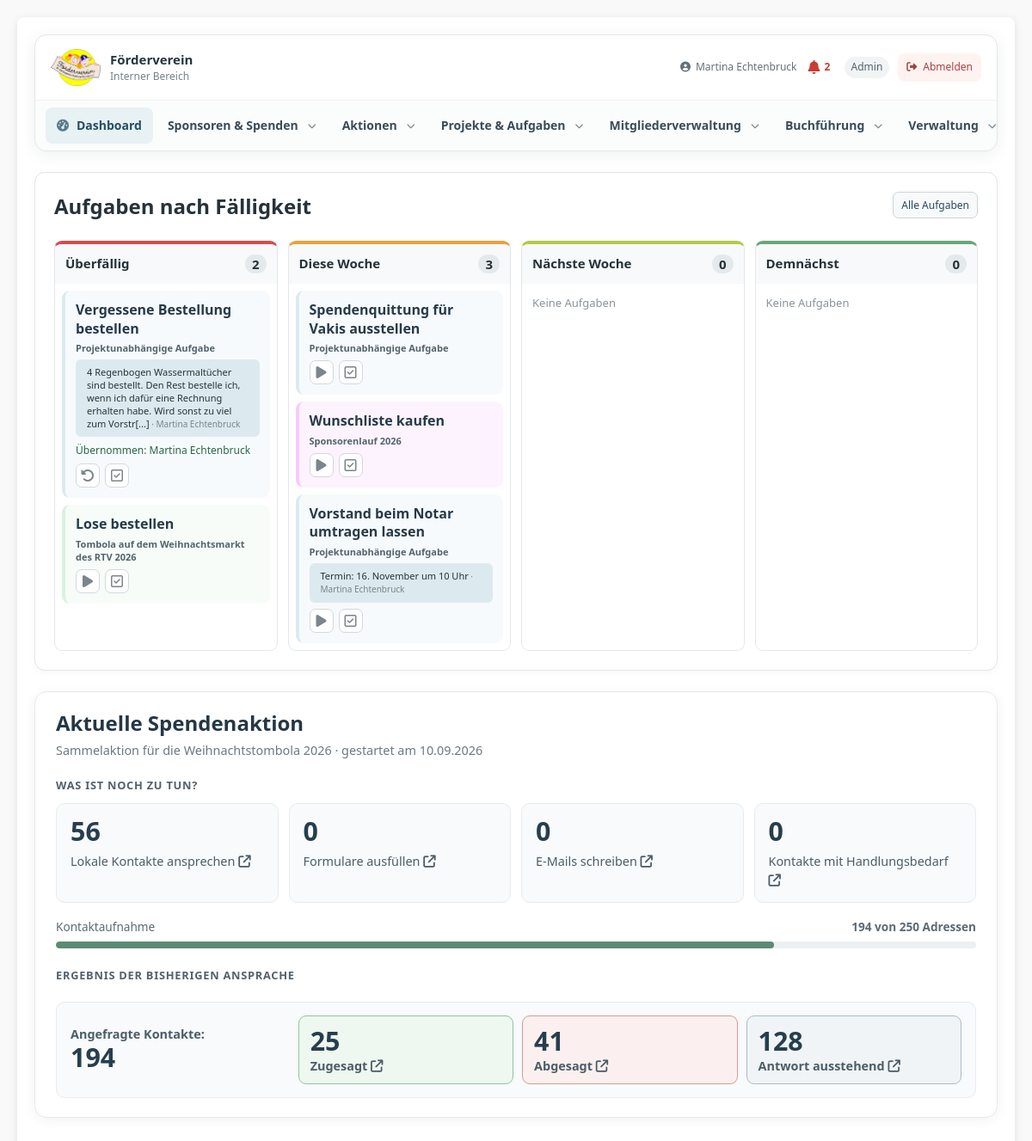
Page /dashboard.php (signed in) on the committed database.
### tables this page shows
CREATE TABLE `roles` (
  `id` int NOT NULL,
  `role_name` varchar(50) NOT NULL,
  `description` text,
  `created_at` timestamp NULL DEFAULT CURRENT_TIMESTAMP
);

CREATE TABLE `tasks` (
  `id` int NOT NULL,
  `project_id` int DEFAULT NULL,
  `task_template_id` int DEFAULT NULL,
  `project_template_task_item_id` int DEFAULT NULL,
  `title` varchar(200) NOT NULL,
  `description` text,
  `resource_url` varchar(2048) DEFAULT NULL,
  `start_date` date DEFAULT NULL,
  `due_date` date DEFAULT NULL,
  `status` enum('open','in_progress','done') NOT NULL DEFAULT 'open',
  `assigned_user_id` int DEFAULT NULL COMMENT 'Freiwillige Übernahme; keine feste Zuweisung aus der Vorlage',
  `claimed_at` datetime DEFAULT NULL,
  `recurrence_every` int DEFAULT NULL COMMENT 'Wiederholungsintervall; NULL = keine Wiederholung',
  `recurrence_unit` enum('week','month','year') DEFAULT NULL,
  `recurrence_source_id` int DEFAULT NULL COMMENT 'Vorgängeraufgabe dieser Wiederholungsreihe',
  `sort_order` int NOT NULL DEFAULT '0',
  `created_by` int DEFAULT NULL,
  `created_at` timestamp NULL DEFAULT CURRENT_TIMESTAMP,
  `updated_at` timestamp NULL DEFAULT CURRENT_TIMESTAMP ON UPDATE CURRENT_TIMESTAMP,
  `completed_at` datetime DEFAULT NULL
);

CREATE TABLE `users` (
  `id` int NOT NULL,
  `username` varchar(50) NOT NULL,
  `password_hash` varchar(255) NOT NULL,
  `email` varchar(100) DEFAULT NULL,
  `full_name` varchar(100) DEFAULT NULL,
  `comment` text,
  `is_active` tinyint(1) DEFAULT '0',
  `created_at` timestamp NULL DEFAULT CURRENT_TIMESTAMP,
  `last_login` timestamp NULL DEFAULT NULL,
  `updated_at` timestamp NULL DEFAULT CURRENT_TIMESTAMP ON UPDATE CURRENT_TIMESTAMP
);

CREATE TABLE `projects` (
  `id` int NOT NULL,
  `template_id` int DEFAULT NULL,
  `title` varchar(200) NOT NULL,
  `description` text,
  `color` char(7) NOT NULL DEFAULT '#DCEAF0',
  `project_type` enum('event','project') NOT NULL DEFAULT 'event',
  `event_date` date DEFAULT NULL,
  `start_date` date DEFAULT NULL,
  `end_date` date DEFAULT NULL,
  `fiscal_year` varchar(9) NOT NULL,
  `status` enum('active','completed','archived') NOT NULL DEFAULT 'active',
  `created_by` int DEFAULT NULL,
  `created_at` timestamp NULL DEFAULT CURRENT_TIMESTAMP,
  `updated_at` timestamp NULL DEFAULT CURRENT_TIMESTAMP ON UPDATE CURRENT_TIMESTAMP,
  `completed_at` datetime DEFAULT NULL
);

CREATE TABLE `fundraising_campaigns` (
  `id` int UNSIGNED NOT NULL,
  `name` varchar(150) NOT NULL,
  `started_at` datetime NOT NULL DEFAULT CURRENT_TIMESTAMP,
  `ended_at` datetime DEFAULT NULL,
  `started_by` int DEFAULT NULL,
  `ended_by` int DEFAULT NULL,
  `created_at` timestamp NOT NULL DEFAULT CURRENT_TIMESTAMP
);

### app/Modules/Dashboard/Pages/index.php (the view, shortened to what the rows shown need)
<?php
$appRoot = dirname(__DIR__, 4);
require_once $appRoot . '/auth.php';
$showProjectTasks = hasPermission('ProjectManagement');
$showFundraisingWidget = hasPermission('view_contacts');
$activeFundraising = null;
$dashboardGroups = ['overdue'=>[], 'this_week'=>[], 'next_week'=>[], 'demnaechst'=>[]];
if ($showFundraisingWidget) {
    try {
        $fundraisingDatabase = new Database();
        $fundraisingDb = $fundraisingDatabase->getConnection();
        $fundraisingDb->setAttribute(PDO::ATTR_ERRMODE, PDO::ERRMODE_EXCEPTION);
        $activeStmt = $fundraisingDb->query("SELECT id, name, started_at FROM fundraising_campaigns WHERE ended_at IS NULL ORDER BY started_at DESC, id DESC LIMIT 1");
        $activeFundraising = $activeStmt->fetch(PDO::FETCH_ASSOC) ?: null;
    } catch (Throwable $e) {
        error_log('Dashboard-Spendenwidget: ' . $e->getMessage());
        $fundraisingLoadError = true;
    }
}
if ($showProjectTasks) {
    try {
        $database = new Database();
        $dashboardDb = $database->getConnection();
        $dashboardDb->setAttribute(PDO::ATTR_ERRMODE, PDO::ERRMODE_EXCEPTION);
        $query = $dashboardDb->query("SELECT t.id, t.title, t.start_date, t.due_date, t.status, t.assigned_user_id,
                p.title AS project_title, COALESCE(p.color, '#DCEAF0') AS project_color,
                u.full_name AS assignee, (t.project_id IS NULL) AS is_standalone
            FROM tasks t
            LEFT JOIN projects p ON p.id=t.project_id
            LEFT JOIN users u ON u.id=t.assigned_user_id
            WHERE t.status<>'done' AND (t.project_id IS NULL OR p.status='active')
            ORDER BY t.due_date, t.id");
        $dashboardTasks = $query->fetchAll(PDO::FETCH_ASSOC);
        $today = new DateTimeImmutable('today');
        $monday = new DateTimeImmutable('monday this week');
        $nextMonday = $monday->modify('+1 week');
        $afterNextMonday = $monday->modify('+2 weeks');
        $fourWeeks = $monday->modify('+4 weeks');
        foreach ($dashboardTasks as $task) {
            $due = new DateTimeImmutable($task['due_date']);
            if ($due < $today) {
                $group = 'overdue';
            } else {
                $start = !empty($task['start_date'])
                    ? new DateTimeImmutable($task['start_date'])
                    : $due;
                if ($start < $today) $start = $today;
                if ($start < $nextMonday) $group = 'this_week';
                elseif ($start < $afterNextMonday) $group = 'next_week';
                elseif ($start < $fourWeeks) $group = 'demnaechst';
                else continue;
            }
            $dashboardGroups[$group][] = $task;
        }
    } catch (Throwable $e) {
        error_log('Dashboard-Aufgabenwidget: ' . $e->getMessage());
        $dashboardTasks = [];
        $dashboardGroups = ['overdue'=>[], 'this_week'=>[], 'next_week'=>[], 'demnaechst'=>[]];
    }
}
function dashboardEscape($value): string { return htmlspecialchars((string)$value, ENT_QUOTES, 'UTF-8'); }
function dashboardColor($value): string {
    $value = strtoupper(trim((string)$value));
    return preg_match('/^#[0-9A-F]{6}$/', $value) ? $value : '#DCEAF0';
}
?>
<!DOCTYPE html>
<html lang="de">
<head>
    <link rel="stylesheet" href="styles.css">
    <link rel="stylesheet" href="https://cdnjs.cloudflare.com/ajax/libs/font-awesome/6.4.0/css/all.min.css">
    <link rel="stylesheet" href="includes/navigation.css">
    <?php if ($showProjectTasks): ?><link rel="stylesheet" href="project-management.css"><?php endif; ?>
</head>
<body>
    <div class="container">
        <header class="app-page-header">
            <?php require $appRoot . '/includes/navigation.php'; ?>
        </header>
        <main class="dashboard-content <?= $showProjectTasks ? 'pm-main' : '' ?>" aria-label="Dashboard-Inhalt">
            <?php if ($showProjectTasks): ?>
                <section class="pm-section dashboard-project-tasks">
                    <div class="pm-section-heading"><div><h2>Aufgaben nach Fälligkeit</h2></div><a class="pm-button small secondary" href="projects.php">Alle Aufgaben</a></div>
                    <div class="pm-week-grid">
                        <?php $dashboardLabels = ['overdue'=>'Überfällig','this_week'=>'Diese Woche','next_week'=>'Nächste Woche','demnaechst'=>'Demnächst']; foreach ($dashboardLabels as $groupKey => $groupLabel): ?>
                            <section class="pm-week-column pm-<?= dashboardEscape($groupKey) ?>">
                                <h3><?= dashboardEscape($groupLabel) ?><span><?= count($dashboardGroups[$groupKey]) ?></span></h3>
                                <?php if (!$dashboardGroups[$groupKey]): ?><p class="pm-empty">Keine Aufgaben</p>
                                <?php else: foreach ($dashboardGroups[$groupKey] as $task): $taskColor = dashboardColor($task['project_color'] ?? null); ?>
                                    <?php $isStandalone = !empty($task['is_standalone']); $taskUrl = 'projects.php?view=task&amp;id=' . (int)$task['id']; $statusAction = 'set_task_status'; $idField = 'task_id'; ?>
                                    <article class="pm-task-row pm-task-tile" style="--project-color:<?= dashboardEscape($taskColor) ?>" data-task-url="<?= $taskUrl ?>" tabindex="0" role="link" aria-label="Aufgabe öffnen: <?= dashboardEscape($task['title']) ?>">
                                        <a class="pm-task-title" href="<?= $taskUrl ?>"><?= dashboardEscape($task['title']) ?></a>
                                        <div class="pm-task-project"><?= $isStandalone ? 'Projektunabhängige Aufgabe' : dashboardEscape($task['project_title']) ?></div>
                                        <?php if (!empty($task['last_comment'])): $lastComment = (string)$task['last_comment']; $commentChars = preg_split('//u', $lastComment, -1, PREG_SPLIT_NO_EMPTY); if ($commentChars !== false && count($commentChars) > 140) $lastComment = implode('', array_slice($commentChars, 0, 140)) . '[...]'; ?>
                                            <div class="pm-task-last-comment"><?= dashboardEscape($lastComment) ?><?php if (!empty($task['last_comment_author'])): ?><small> · <?= dashboardEscape($task['last_comment_author']) ?></small><?php endif; ?></div>
                                        <?php endif; ?>
                                        <?php if (!empty($task['assignee'])): ?><div class="pm-task-meta"><span class="pm-assignee">Übernommen: <?= dashboardEscape($task['assignee']) ?></span></div><?php endif; ?>
                                        <div class="pm-task-status-actions" aria-label="Aufgabenstatus ändern">
                                            <?php if ($task['status'] !== 'in_progress'): ?>
                                                <form method="post" action="projects.php"><button class="pm-icon-button pm-icon-progress" type="submit" title="Als in Bearbeitung markieren" aria-label="Als in Bearbeitung markieren"><i class="fa-solid fa-play"></i></button></form>
                                            <?php else: ?>
                                                <form method="post" action="projects.php"><button class="pm-icon-button pm-icon-open" type="submit" title="Wieder auf offen setzen" aria-label="Wieder auf offen setzen"><i class="fa-solid fa-rotate-left"></i></button></form>
                                            <?php endif; ?>
                                            <form method="post" action="projects.php"><button class="pm-icon-button pm-icon-done" type="submit" title="Als erledigt markieren" aria-label="Als erledigt markieren"><i class="fa-regular fa-square-check"></i></button></form>
                                        </div>
                                    </article>
                                <?php endforeach; endif; ?>
                            </section>
                        <?php endforeach; ?>
                    </div>
                </section>
            <?php endif; ?>
            <?php if ($showFundraisingWidget): ?>
                <section class="fundraising-widget" aria-label="Übersicht der aktuellen Spendenaktion">
                    <div class="fundraising-widget-head">
                        <div>
                            <h2 class="fundraising-widget-title">Aktuelle Spendenaktion</h2>
                            <?php if ($activeFundraising): ?>
                                <p class="fundraising-widget-subtitle"><?= dashboardEscape($activeFundraising['name']) ?> · gestartet am <?= dashboardEscape(date('d.m.Y', strtotime($activeFundraising['started_at']))) ?></p>
                            <?php else: ?>
                                <p class="fundraising-widget-subtitle">Aktuell läuft keine Spendenaktion.</p>
                            <?php endif; ?>
                        </div>
                    </div>
                </section>
            <?php endif; ?>
        </main>
    </div>
</body>
</html>

### includes/navigation.php (shortened to what the rows shown need)
<?php
$currentUserName = $_SESSION['full_name'] ?? $_SESSION['username'] ?? 'Benutzer';
$currentUserRole = getUserRole();
$notificationUnreadCount = 0;
try {
    $notificationDb = (new Database())->getConnection();
    $notificationDb->setAttribute(PDO::ATTR_ERRMODE, PDO::ERRMODE_EXCEPTION);
    $notificationUserId = (int)($_SESSION['user_id'] ?? 0);
    $notificationConditions = ['user_id=?', 'is_read=0'];
    $notificationParams = [$notificationUserId];
    $notificationCountStmt = $notificationDb->prepare('SELECT COUNT(*) FROM notifications WHERE '.implode(' AND ', $notificationConditions));
    $notificationCountStmt->execute($notificationParams);
    $notificationUnreadCount = (int)$notificationCountStmt->fetchColumn();
} catch (Throwable $notificationError) {
    error_log('Benachrichtigungszähler: '.$notificationError->getMessage());
}
?>
<div class="app-navigation" aria-label="Hauptnavigation">
    <div class="app-navigation-top">
        <div class="app-navigation-user">
            <a class="app-navigation-user-name app-navigation-profile-link" href="profile.php" title="Profil und Einstellungen öffnen"><i class="fas fa-user-circle" aria-hidden="true"></i> <?= htmlspecialchars((string) $currentUserName, ENT_QUOTES, 'UTF-8') ?></a>
            <a class="app-navigation-notifications<?= $notificationUnreadCount > 0 ? ' has-unread' : '' ?>" href="notifications.php" aria-label="Benachrichtigungen<?= $notificationUnreadCount > 0 ? ': '.$notificationUnreadCount.' ungelesen' : '' ?>" title="Benachrichtigungen">
                <i class="fas fa-bell" aria-hidden="true"></i>
                <?php if ($notificationUnreadCount > 0): ?><span class="app-navigation-notifications-count"><?= $notificationUnreadCount > 99 ? '99+' : $notificationUnreadCount ?></span><?php endif; ?>
            </a>
            <?php if ($currentUserRole !== null && $currentUserRole !== false && $currentUserRole !== ''): ?>
                <span class="app-navigation-role"><?= htmlspecialchars((string) $currentUserRole, ENT_QUOTES, 'UTF-8') ?></span>
            <?php endif; ?>
            <a class="app-navigation-logout" href="logout.php" title="Abmelden"><i class="fas fa-right-from-bracket" aria-hidden="true"></i><span>Abmelden</span></a>
        </div>
    </div>
</div>

### rows in the picture
roles: role_name "Admin"
tasks: title "Vergessene Bestellung bestellen", shows "Projektunabhängige Aufgabe", lastComment "4 Regenbogen Wassermaltücher sind bestellt. Den Rest bestelle ich, wenn ich dafür eine Rechnung erhalten habe. Wird sonst zu viel zum Vorstr[...]", assigned_user.full_name "Martina Echtenbruck"
tasks: title "Lose bestellen", project.title "Tombola auf dem Weihnachtsmarkt des RTV 2026"
tasks: title "Spendenquittung für Vakis ausstellen", shows "Projektunabhängige Aufgabe"
tasks: title "Wunschliste kaufen", project.title "Sponsorenlauf 2026"
tasks: title "Vorstand beim Notar umtragen lassen", shows "Projektunabhängige Aufgabe", lastComment "Termin: 16. November um 10 Uhr", last_comment_author "Martina Echtenbruck"
fundraising_campaigns: name "Sammelaktion für die Weihnachtstombola 2026", started_at "10.09.2026"

### other values in the picture
$currentUserName "Martina Echtenbruck"
$notificationUnreadCount "2"
$groupLabel "Sponsoren & Spenden"
$groupLabel "Aktionen"
$groupLabel "Projekte & Aufgaben"
$groupLabel "Mitgliederverwaltung"
$groupLabel "Buchführung"
$groupLabel "Verwaltung"
dashboardEscape($groupLabel) "Überfällig"
count($dashboardGroups[$groupKey]) "2"
dashboardEscape($groupLabel) "Diese Woche"
count($dashboardGroups[$groupKey]) "3"
dashboardEscape($groupLabel) "Nächste Woche"
count($dashboardGroups[$groupKey]) "0"
dashboardEscape($groupLabel) "Demnächst"
